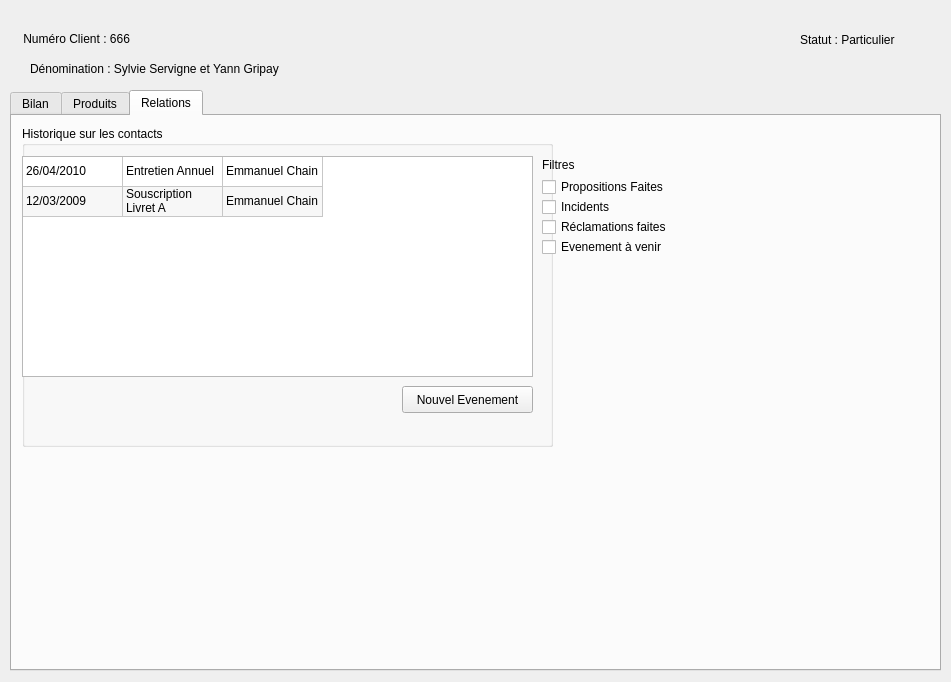
<?xml version="1.0" encoding="UTF-8"?>
<ui version="4.0">
 <class>Form</class>
 <widget class="QWidget" name="Form">
  <property name="geometry">
   <rect>
    <x>0</x>
    <y>0</y>
    <width>951</width>
    <height>682</height>
   </rect>
  </property>
  <property name="windowTitle">
   <string>Form</string>
  </property>
  <widget class="QTabWidget" name="tabWidget">
   <property name="geometry">
    <rect>
     <x>10</x>
     <y>90</y>
     <width>931</width>
     <height>581</height>
    </rect>
   </property>
   <property name="currentIndex">
    <number>2</number>
   </property>
   <widget class="QWidget" name="tab">
    <attribute name="title">
     <string>Bilan</string>
    </attribute>
    <widget class="QTableWidget" name="tableWidget">
     <property name="geometry">
      <rect>
       <x>30</x>
       <y>361</y>
       <width>881</width>
       <height>161</height>
      </rect>
     </property>
     <column>
      <property name="text">
       <string>Compte</string>
      </property>
     </column>
     <column>
      <property name="text">
       <string>Numéro</string>
      </property>
     </column>
     <column>
      <property name="text">
       <string>Balance</string>
      </property>
     </column>
    </widget>
    <widget class="QGroupBox" name="groupBox">
     <property name="geometry">
      <rect>
       <x>20</x>
       <y>20</y>
       <width>431</width>
       <height>301</height>
      </rect>
     </property>
     <property name="title">
      <string>Informations Spécifiques</string>
     </property>
     <widget class="QLabel" name="label_4">
      <property name="geometry">
       <rect>
        <x>10</x>
        <y>40</y>
        <width>81</width>
        <height>17</height>
       </rect>
      </property>
      <property name="text">
       <string>Revenues</string>
      </property>
     </widget>
     <widget class="QLabel" name="label_5">
      <property name="geometry">
       <rect>
        <x>10</x>
        <y>70</y>
        <width>67</width>
        <height>17</height>
       </rect>
      </property>
      <property name="text">
       <string>Charges</string>
      </property>
     </widget>
     <widget class="QLabel" name="label_6">
      <property name="geometry">
       <rect>
        <x>10</x>
        <y>100</y>
        <width>81</width>
        <height>17</height>
       </rect>
      </property>
      <property name="text">
       <string>Profession</string>
      </property>
     </widget>
     <widget class="QLabel" name="label_7">
      <property name="geometry">
       <rect>
        <x>10</x>
        <y>140</y>
        <width>81</width>
        <height>17</height>
       </rect>
      </property>
      <property name="text">
       <string>Fiscalité</string>
      </property>
     </widget>
     <widget class="QLabel" name="label_8">
      <property name="geometry">
       <rect>
        <x>10</x>
        <y>170</y>
        <width>81</width>
        <height>17</height>
       </rect>
      </property>
      <property name="text">
       <string>Logement</string>
      </property>
     </widget>
     <widget class="QLineEdit" name="lineEdit">
      <property name="geometry">
       <rect>
        <x>100</x>
        <y>40</y>
        <width>113</width>
        <height>27</height>
       </rect>
      </property>
      <property name="text">
       <string>25000</string>
      </property>
      <property name="readOnly">
       <bool>true</bool>
      </property>
     </widget>
     <widget class="QLineEdit" name="lineEdit_2">
      <property name="geometry">
       <rect>
        <x>100</x>
        <y>70</y>
        <width>113</width>
        <height>27</height>
       </rect>
      </property>
      <property name="text">
       <string>15000</string>
      </property>
      <property name="readOnly">
       <bool>true</bool>
      </property>
     </widget>
     <widget class="QComboBox" name="comboBox">
      <property name="geometry">
       <rect>
        <x>100</x>
        <y>100</y>
        <width>111</width>
        <height>27</height>
       </rect>
      </property>
      <item>
       <property name="text">
        <string>Enseignant</string>
       </property>
      </item>
     </widget>
     <widget class="QComboBox" name="comboBox_5">
      <property name="geometry">
       <rect>
        <x>100</x>
        <y>130</y>
        <width>111</width>
        <height>27</height>
       </rect>
      </property>
      <item>
       <property name="text">
        <string>Enseignant</string>
       </property>
      </item>
     </widget>
     <widget class="QLineEdit" name="lineEdit_3">
      <property name="geometry">
       <rect>
        <x>190</x>
        <y>200</y>
        <width>113</width>
        <height>27</height>
       </rect>
      </property>
      <property name="text">
       <string>69006</string>
      </property>
      <property name="readOnly">
       <bool>true</bool>
      </property>
     </widget>
     <widget class="QLabel" name="label_12">
      <property name="geometry">
       <rect>
        <x>100</x>
        <y>170</y>
        <width>61</width>
        <height>17</height>
       </rect>
      </property>
      <property name="text">
       <string>Adresse</string>
      </property>
     </widget>
     <widget class="QLabel" name="label_13">
      <property name="geometry">
       <rect>
        <x>100</x>
        <y>200</y>
        <width>61</width>
        <height>17</height>
       </rect>
      </property>
      <property name="text">
       <string>CP</string>
      </property>
     </widget>
     <widget class="QLabel" name="label_14">
      <property name="geometry">
       <rect>
        <x>100</x>
        <y>230</y>
        <width>61</width>
        <height>17</height>
       </rect>
      </property>
      <property name="text">
       <string>Ville</string>
      </property>
     </widget>
     <widget class="QLineEdit" name="lineEdit_4">
      <property name="geometry">
       <rect>
        <x>190</x>
        <y>230</y>
        <width>113</width>
        <height>27</height>
       </rect>
      </property>
      <property name="text">
       <string>Lyon</string>
      </property>
      <property name="readOnly">
       <bool>true</bool>
      </property>
     </widget>
     <widget class="QLineEdit" name="lineEdit_5">
      <property name="geometry">
       <rect>
        <x>190</x>
        <y>170</y>
        <width>241</width>
        <height>27</height>
       </rect>
      </property>
      <property name="text">
       <string>20 cours Vitton</string>
      </property>
      <property name="readOnly">
       <bool>true</bool>
      </property>
     </widget>
    </widget>
    <widget class="QToolButton" name="toolButton">
     <property name="geometry">
      <rect>
       <x>830</x>
       <y>0</y>
       <width>91</width>
       <height>31</height>
      </rect>
     </property>
     <property name="text">
      <string>Editer</string>
     </property>
    </widget>
    <widget class="QGroupBox" name="groupBox_2">
     <property name="geometry">
      <rect>
       <x>470</x>
       <y>30</y>
       <width>371</width>
       <height>231</height>
      </rect>
     </property>
     <property name="title">
      <string>Cotation</string>
     </property>
     <widget class="QLabel" name="label_9">
      <property name="geometry">
       <rect>
        <x>10</x>
        <y>40</y>
        <width>81</width>
        <height>17</height>
       </rect>
      </property>
      <property name="text">
       <string>Risque</string>
      </property>
     </widget>
     <widget class="QLabel" name="label_10">
      <property name="geometry">
       <rect>
        <x>10</x>
        <y>70</y>
        <width>67</width>
        <height>17</height>
       </rect>
      </property>
      <property name="text">
       <string>Potentiel</string>
      </property>
     </widget>
     <widget class="QLabel" name="label_11">
      <property name="geometry">
       <rect>
        <x>10</x>
        <y>100</y>
        <width>81</width>
        <height>17</height>
       </rect>
      </property>
      <property name="text">
       <string>Réciprocité</string>
      </property>
     </widget>
     <widget class="QComboBox" name="comboBox_2">
      <property name="geometry">
       <rect>
        <x>110</x>
        <y>30</y>
        <width>111</width>
        <height>27</height>
       </rect>
      </property>
      <item>
       <property name="text">
        <string>Faible</string>
       </property>
      </item>
     </widget>
     <widget class="QComboBox" name="comboBox_3">
      <property name="geometry">
       <rect>
        <x>110</x>
        <y>60</y>
        <width>111</width>
        <height>27</height>
       </rect>
      </property>
      <item>
       <property name="text">
        <string>Limité</string>
       </property>
      </item>
     </widget>
     <widget class="QComboBox" name="comboBox_4">
      <property name="geometry">
       <rect>
        <x>110</x>
        <y>90</y>
        <width>111</width>
        <height>27</height>
       </rect>
      </property>
      <item>
       <property name="text">
        <string>Grande</string>
       </property>
      </item>
     </widget>
    </widget>
   </widget>
   <widget class="QWidget" name="tab_2">
    <attribute name="title">
     <string>Produits</string>
    </attribute>
    <widget class="QGroupBox" name="groupBox_3">
     <property name="geometry">
      <rect>
       <x>10</x>
       <y>10</y>
       <width>901</width>
       <height>211</height>
      </rect>
     </property>
     <property name="title">
      <string>Listes Produits</string>
     </property>
     <widget class="QTableWidget" name="tableWidget_2">
      <property name="geometry">
       <rect>
        <x>0</x>
        <y>30</y>
        <width>411</width>
        <height>181</height>
       </rect>
      </property>
      <property name="alternatingRowColors">
       <bool>true</bool>
      </property>
      <attribute name="horizontalHeaderVisible">
       <bool>false</bool>
      </attribute>
      <attribute name="verticalHeaderVisible">
       <bool>false</bool>
      </attribute>
      <row>
       <property name="text">
        <string>Ligne1</string>
       </property>
      </row>
      <row>
       <property name="text">
        <string>Nouvelle ligne</string>
       </property>
      </row>
      <row>
       <property name="text">
        <string>Nouvelle ligne</string>
       </property>
      </row>
      <row>
       <property name="text">
        <string>Ligne2</string>
       </property>
      </row>
      <row>
       <property name="text">
        <string>Nouvelle ligne</string>
       </property>
      </row>
      <column>
       <property name="text">
        <string>Dénomination</string>
       </property>
      </column>
      <column>
       <property name="text">
        <string>Type</string>
       </property>
      </column>
      <column>
       <property name="text">
        <string>Agence</string>
       </property>
      </column>
      <column>
       <property name="text">
        <string>Balance</string>
       </property>
      </column>
      <item row="0" column="0">
       <property name="text">
        <string>Plan Epargne Logement</string>
       </property>
      </item>
      <item row="0" column="1">
       <property name="text">
        <string>Produit</string>
       </property>
      </item>
      <item row="0" column="2">
       <property name="text">
        <string>CIC Lyon 6</string>
       </property>
      </item>
      <item row="0" column="3">
       <property name="text">
        <string>+5000,41</string>
       </property>
      </item>
      <item row="1" column="0">
       <property name="text">
        <string>Livret A</string>
       </property>
      </item>
      <item row="1" column="1">
       <property name="text">
        <string>Produit</string>
       </property>
      </item>
      <item row="1" column="2">
       <property name="text">
        <string>CIC Lyon 6</string>
       </property>
      </item>
      <item row="1" column="3">
       <property name="text">
        <string>+300,12</string>
       </property>
      </item>
      <item row="2" column="0">
       <property name="text">
        <string>PEA</string>
       </property>
      </item>
      <item row="2" column="1">
       <property name="text">
        <string>Produit</string>
       </property>
      </item>
      <item row="2" column="2">
       <property name="text">
        <string>BNP PartDieu</string>
       </property>
      </item>
      <item row="2" column="3">
       <property name="text">
        <string>+11512,00</string>
       </property>
      </item>
      <item row="3" column="0">
       <property name="text">
        <string>Compte Courant</string>
       </property>
      </item>
      <item row="3" column="1">
       <property name="text">
        <string>Produit</string>
       </property>
      </item>
      <item row="3" column="2">
       <property name="text">
        <string>CIC Lyon 6</string>
       </property>
      </item>
      <item row="3" column="3">
       <property name="text">
        <string>+511,31</string>
       </property>
      </item>
      <item row="4" column="0">
       <property name="text">
        <string>Assurance Vie</string>
       </property>
      </item>
      <item row="4" column="1">
       <property name="text">
        <string>Produit</string>
       </property>
      </item>
      <item row="4" column="2">
       <property name="text">
        <string>CIC Lyon 6</string>
       </property>
      </item>
      <item row="4" column="3">
       <property name="text">
        <string>+414,51</string>
       </property>
      </item>
     </widget>
    </widget>
    <widget class="QGroupBox" name="groupBox_4">
     <property name="geometry">
      <rect>
       <x>10</x>
       <y>230</y>
       <width>901</width>
       <height>281</height>
      </rect>
     </property>
     <property name="title">
      <string>Livret A</string>
     </property>
     <widget class="QGroupBox" name="groupBox_5">
      <property name="geometry">
       <rect>
        <x>0</x>
        <y>40</y>
        <width>391</width>
        <height>241</height>
       </rect>
      </property>
      <property name="title">
       <string>Service</string>
      </property>
     </widget>
     <widget class="QGroupBox" name="groupBox_6">
      <property name="geometry">
       <rect>
        <x>460</x>
        <y>20</y>
        <width>391</width>
        <height>241</height>
       </rect>
      </property>
      <property name="title">
       <string>Informations</string>
      </property>
     </widget>
    </widget>
   </widget>
   <widget class="QWidget" name="tab_3">
    <attribute name="title">
     <string>Relations</string>
    </attribute>
    <widget class="QGroupBox" name="groupBox_7">
     <property name="geometry">
      <rect>
       <x>10</x>
       <y>10</y>
       <width>531</width>
       <height>321</height>
      </rect>
     </property>
     <property name="title">
      <string>Historique sur les contacts</string>
     </property>
     <widget class="QTableWidget" name="tableWidget_3">
      <property name="geometry">
       <rect>
        <x>0</x>
        <y>30</y>
        <width>511</width>
        <height>221</height>
       </rect>
      </property>
      <property name="alternatingRowColors">
       <bool>true</bool>
      </property>
      <attribute name="horizontalHeaderVisible">
       <bool>false</bool>
      </attribute>
      <attribute name="verticalHeaderVisible">
       <bool>false</bool>
      </attribute>
      <row>
       <property name="text">
        <string>Ligne1</string>
       </property>
      </row>
      <row>
       <property name="text">
        <string>Nouvelle ligne</string>
       </property>
      </row>
      <column>
       <property name="text">
        <string>Date</string>
       </property>
      </column>
      <column>
       <property name="text">
        <string>Motif</string>
       </property>
      </column>
      <column>
       <property name="text">
        <string>Agent</string>
       </property>
      </column>
      <item row="0" column="0">
       <property name="text">
        <string>26/04/2010</string>
       </property>
      </item>
      <item row="0" column="1">
       <property name="text">
        <string>Entretien Annuel</string>
       </property>
      </item>
      <item row="0" column="2">
       <property name="text">
        <string>Emmanuel Chain</string>
       </property>
      </item>
      <item row="1" column="0">
       <property name="text">
        <string>12/03/2009</string>
       </property>
      </item>
      <item row="1" column="1">
       <property name="text">
        <string>Souscription Livret A</string>
       </property>
      </item>
      <item row="1" column="2">
       <property name="text">
        <string>Emmanuel Chain</string>
       </property>
      </item>
     </widget>
    </widget>
    <widget class="QPushButton" name="pushButton">
     <property name="geometry">
      <rect>
       <x>390</x>
       <y>270</y>
       <width>131</width>
       <height>27</height>
      </rect>
     </property>
     <property name="text">
      <string>Nouvel Evenement</string>
     </property>
    </widget>
    <widget class="QCheckBox" name="checkBox">
     <property name="geometry">
      <rect>
       <x>530</x>
       <y>60</y>
       <width>171</width>
       <height>22</height>
      </rect>
     </property>
     <property name="text">
      <string>Propositions Faites</string>
     </property>
    </widget>
    <widget class="QCheckBox" name="checkBox_2">
     <property name="geometry">
      <rect>
       <x>530</x>
       <y>80</y>
       <width>98</width>
       <height>22</height>
      </rect>
     </property>
     <property name="text">
      <string>Incidents</string>
     </property>
    </widget>
    <widget class="QCheckBox" name="checkBox_3">
     <property name="geometry">
      <rect>
       <x>530</x>
       <y>100</y>
       <width>161</width>
       <height>22</height>
      </rect>
     </property>
     <property name="text">
      <string>Réclamations faites</string>
     </property>
    </widget>
    <widget class="QCheckBox" name="checkBox_4">
     <property name="geometry">
      <rect>
       <x>530</x>
       <y>120</y>
       <width>161</width>
       <height>22</height>
      </rect>
     </property>
     <property name="text">
      <string>Evenement à venir</string>
     </property>
    </widget>
    <widget class="QLabel" name="label_15">
     <property name="geometry">
      <rect>
       <x>530</x>
       <y>40</y>
       <width>67</width>
       <height>17</height>
      </rect>
     </property>
     <property name="text">
      <string>Filtres</string>
     </property>
    </widget>
   </widget>
  </widget>
  <widget class="QLabel" name="label">
   <property name="geometry">
    <rect>
     <x>20</x>
     <y>30</y>
     <width>151</width>
     <height>17</height>
    </rect>
   </property>
   <property name="text">
    <string> Numéro Client : 666</string>
   </property>
  </widget>
  <widget class="QLabel" name="label_2">
   <property name="geometry">
    <rect>
     <x>30</x>
     <y>60</y>
     <width>411</width>
     <height>17</height>
    </rect>
   </property>
   <property name="text">
    <string>Dénomination : Sylvie Servigne et Yann Gripay</string>
   </property>
  </widget>
  <widget class="QLabel" name="label_3">
   <property name="geometry">
    <rect>
     <x>800</x>
     <y>30</y>
     <width>131</width>
     <height>20</height>
    </rect>
   </property>
   <property name="text">
    <string>Statut : Particulier</string>
   </property>
  </widget>
 </widget>
 <resources/>
 <connections/>
</ui>
